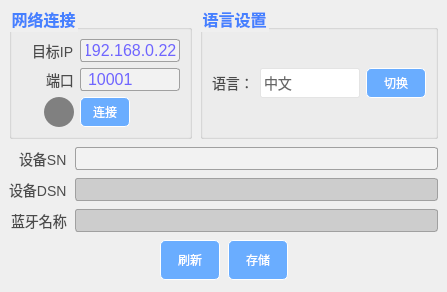
<?xml version="1.0" encoding="UTF-8"?>
<ui version="4.0">
 <class>MainWindow</class>
 <widget class="QMainWindow" name="MainWindow">
  <property name="geometry">
   <rect>
    <x>0</x>
    <y>0</y>
    <width>440</width>
    <height>292</height>
   </rect>
  </property>
  <property name="sizePolicy">
   <sizepolicy hsizetype="Preferred" vsizetype="Preferred">
    <horstretch>0</horstretch>
    <verstretch>0</verstretch>
   </sizepolicy>
  </property>
  <property name="windowTitle">
   <string>sn工具</string>
  </property>
  <property name="windowIcon">
   <iconset resource="src.qrc">
    <normaloff>:/Resource/icon/ic_main.png</normaloff>:/Resource/icon/ic_main.png</iconset>
  </property>
  <widget class="QWidget" name="centralwidget">
   <property name="styleSheet">
    <string notr="true">QLabel{
font-family: &quot;Microsoft YaHei&quot;;
font-size: 14px;
	
	color: rgb(75, 75, 75);

}
/*设置groudbox边框样式后，标题会下沉，已解决*/
QGroupBox
{
	border-color: rgb(73, 131, 255);
	color: rgb(69, 128, 255);
    font-size: 16px;
    font-weight: bold;
}

QPushButton{
	font: 75 10pt &quot;微软雅黑&quot;;
	padding:5px;
	color: rgb(255, 255, 255);
	background-color: rgb(106, 173, 255);
	border:1px outset rgb(255, 255, 255);
	border-radius:5px;
  	text-align: center center;
}
/*鼠标放在按钮上方*/
QPushButton:hover {
	background-color: rgb(66, 107, 255);
	border:2px outset rgba(36, 36, 36,0);
}

/*鼠标点击按钮*/
QPushButton:pressed {
	background-color: rgba(165, 205, 255,90%);
	border:4px outset rgba(36, 36, 36,0);
}
QToolButton{
	padding:5px;
	color: rgb(255, 255, 255);
	background-color: rgb(106, 173, 255);
	border:1px outset rgb(255, 255, 255);
	border-radius:5px;
  	text-align: center center;
}
/*鼠标放在按钮上方*/
QToolButton:hover {
	background-color: rgb(66, 107, 255);
	border:2px outset rgba(36, 36, 36,0);
}

/*鼠标点击按钮*/
QToolButton:pressed {
	background-color: rgba(165, 205, 255,90%);
	border:4px outset rgba(36, 36, 36,0);
}
QLineEdit {
	border: 1px solid #A0A0A0; /* 边框宽度为1px，颜色为#A0A0A0 */
	border-radius: 3px; /* 边框圆角 */
	padding-left: 5px; /* 文本距离左边界有5px */
	background-color: #F2F2F2; /* 背景颜色 */
	
	color: rgb(111, 101, 255);
	selection-background-color: #A0A0A0; /* 选中文本的背景颜色 */
	selection-color: #F2F2F2; /* 选中文本的颜色 */
	font-family: &quot;Microsoft YaHei&quot;; /* 文本字体族 */
	font-size: 12pt; /* 文本字体大小 */
}

QLineEdit:hover { /* 鼠标悬浮在QLineEdit时的状态 */
	border: 1px solid #298DFF;
	border-radius: 3px;
	background-color: #F2F2F2;
        color: #298DFF;
        selection-background-color: #298DFF;
	selection-color: #F2F2F2;
}

QLineEdit[echoMode=&quot;2&quot;] { /* QLineEdit有输入掩码时的状态 */
	lineedit-password-character: 9679;
	lineedit-password-mask-delay: 2000;
}

QLineEdit:disabled { /* QLineEdit在禁用时的状态 */
	border: 1px solid #CDCDCD;
	background-color: #CDCDCD;
	color: #B4B4B4;
}

QLineEdit:read-only { /* QLineEdit在只读时的状态 */
	background-color: #CDCDCD;
	color: rgb(255, 255, 255);
}
QComboBox{
  color:#666666;
  font-size:14px;
  padding: 1px 15px 1px 3px;
  border:1px solid rgba(228,228,228,1);
  border-radius:2px 2px 0px 0px;
}
QComboBox::drop-down {
      subcontrol-origin: padding;
      subcontrol-position: top right;
      width: 15px;
      border:none;
  }</string>
   </property>
   <layout class="QVBoxLayout" name="verticalLayout">
    <property name="spacing">
     <number>8</number>
    </property>
    <property name="topMargin">
     <number>5</number>
    </property>
    <property name="bottomMargin">
     <number>0</number>
    </property>
    <item>
     <layout class="QHBoxLayout" name="horizontalLayout">
      <property name="rightMargin">
       <number>0</number>
      </property>
      <item>
       <widget class="QGroupBox" name="groupBox_3">
        <property name="title">
         <string>网络连接</string>
        </property>
        <layout class="QVBoxLayout" name="verticalLayout_3">
         <property name="leftMargin">
          <number>20</number>
         </property>
         <item>
          <layout class="QFormLayout" name="formLayout_2">
           <property name="labelAlignment">
            <set>Qt::AlignRight|Qt::AlignTrailing|Qt::AlignVCenter</set>
           </property>
           <property name="formAlignment">
            <set>Qt::AlignLeading|Qt::AlignLeft|Qt::AlignTop</set>
           </property>
           <property name="leftMargin">
            <number>0</number>
           </property>
           <property name="rightMargin">
            <number>0</number>
           </property>
           <item row="0" column="0">
            <widget class="QLabel" name="label_3">
             <property name="text">
              <string>目标IP</string>
             </property>
            </widget>
           </item>
           <item row="0" column="1">
            <widget class="QLineEdit" name="lineEdit_targetIP">
             <property name="sizePolicy">
              <sizepolicy hsizetype="Expanding" vsizetype="Fixed">
               <horstretch>0</horstretch>
               <verstretch>0</verstretch>
              </sizepolicy>
             </property>
             <property name="minimumSize">
              <size>
               <width>100</width>
               <height>0</height>
              </size>
             </property>
             <property name="text">
              <string>192.168.0.22</string>
             </property>
            </widget>
           </item>
           <item row="1" column="0">
            <widget class="QLabel" name="label_4">
             <property name="text">
              <string>端口</string>
             </property>
            </widget>
           </item>
           <item row="1" column="1">
            <widget class="QLineEdit" name="lineEdit_targetPort">
             <property name="sizePolicy">
              <sizepolicy hsizetype="Expanding" vsizetype="Fixed">
               <horstretch>0</horstretch>
               <verstretch>0</verstretch>
              </sizepolicy>
             </property>
             <property name="minimumSize">
              <size>
               <width>60</width>
               <height>0</height>
              </size>
             </property>
             <property name="text">
              <string>10001</string>
             </property>
            </widget>
           </item>
           <item row="2" column="0">
            <widget class="QLabel" name="label_StatusLight">
             <property name="sizePolicy">
              <sizepolicy hsizetype="Minimum" vsizetype="Minimum">
               <horstretch>0</horstretch>
               <verstretch>0</verstretch>
              </sizepolicy>
             </property>
             <property name="minimumSize">
              <size>
               <width>30</width>
               <height>30</height>
              </size>
             </property>
             <property name="styleSheet">
              <string notr="true">min-width:30px; 
min-height:30px;
max-width:30px; 
max-height:30px;
border-radius:15px;  
background:grey;</string>
             </property>
             <property name="text">
              <string/>
             </property>
            </widget>
           </item>
           <item row="2" column="1">
            <widget class="QPushButton" name="pushButton_netConnect">
             <property name="sizePolicy">
              <sizepolicy hsizetype="Fixed" vsizetype="Fixed">
               <horstretch>0</horstretch>
               <verstretch>0</verstretch>
              </sizepolicy>
             </property>
             <property name="minimumSize">
              <size>
               <width>50</width>
               <height>30</height>
              </size>
             </property>
             <property name="text">
              <string>连接</string>
             </property>
            </widget>
           </item>
          </layout>
         </item>
        </layout>
       </widget>
      </item>
      <item>
       <widget class="QGroupBox" name="groupBox_2">
        <property name="title">
         <string>语言设置</string>
        </property>
        <layout class="QHBoxLayout" name="horizontalLayout_2">
         <item>
          <widget class="QLabel" name="label_2">
           <property name="font">
            <font>
             <family>Microsoft YaHei</family>
             <pointsize>-1</pointsize>
            </font>
           </property>
           <property name="text">
            <string>语言：</string>
           </property>
          </widget>
         </item>
         <item>
          <widget class="QComboBox" name="comboBox_selectLanguage">
           <property name="sizePolicy">
            <sizepolicy hsizetype="Minimum" vsizetype="Fixed">
             <horstretch>0</horstretch>
             <verstretch>0</verstretch>
            </sizepolicy>
           </property>
           <property name="minimumSize">
            <size>
             <width>100</width>
             <height>30</height>
            </size>
           </property>
           <item>
            <property name="text">
             <string>中文</string>
            </property>
           </item>
           <item>
            <property name="text">
             <string>英文</string>
            </property>
           </item>
          </widget>
         </item>
         <item>
          <widget class="QPushButton" name="switchLanguage">
           <property name="sizePolicy">
            <sizepolicy hsizetype="Minimum" vsizetype="Fixed">
             <horstretch>0</horstretch>
             <verstretch>0</verstretch>
            </sizepolicy>
           </property>
           <property name="minimumSize">
            <size>
             <width>60</width>
             <height>30</height>
            </size>
           </property>
           <property name="baseSize">
            <size>
             <width>0</width>
             <height>0</height>
            </size>
           </property>
           <property name="text">
            <string>切换</string>
           </property>
          </widget>
         </item>
        </layout>
       </widget>
      </item>
     </layout>
    </item>
    <item>
     <layout class="QFormLayout" name="formLayout">
      <property name="labelAlignment">
       <set>Qt::AlignRight|Qt::AlignTrailing|Qt::AlignVCenter</set>
      </property>
      <item row="0" column="0">
       <widget class="QLabel" name="label">
        <property name="text">
         <string>设备SN</string>
        </property>
       </widget>
      </item>
      <item row="0" column="1">
       <widget class="QLineEdit" name="lineEdit_deviceSN"/>
      </item>
      <item row="1" column="0">
       <widget class="QLabel" name="label_5">
        <property name="text">
         <string>设备DSN</string>
        </property>
       </widget>
      </item>
      <item row="1" column="1">
       <widget class="QLineEdit" name="lineEdit_deviceDSN">
        <property name="readOnly">
         <bool>true</bool>
        </property>
       </widget>
      </item>
      <item row="2" column="0">
       <widget class="QLabel" name="label_6">
        <property name="text">
         <string>蓝牙名称</string>
        </property>
       </widget>
      </item>
      <item row="2" column="1">
       <widget class="QLineEdit" name="lineEdit_buleToothName">
        <property name="readOnly">
         <bool>true</bool>
        </property>
       </widget>
      </item>
     </layout>
    </item>
    <item>
     <layout class="QHBoxLayout" name="horizontalLayout_3">
      <item>
       <spacer name="horizontalSpacer_3">
        <property name="orientation">
         <enum>Qt::Horizontal</enum>
        </property>
        <property name="sizeHint" stdset="0">
         <size>
          <width>40</width>
          <height>20</height>
         </size>
        </property>
       </spacer>
      </item>
      <item>
       <widget class="QPushButton" name="pushButton_update">
        <property name="minimumSize">
         <size>
          <width>60</width>
          <height>40</height>
         </size>
        </property>
        <property name="text">
         <string>刷新</string>
        </property>
       </widget>
      </item>
      <item>
       <widget class="QPushButton" name="pushButton_save">
        <property name="minimumSize">
         <size>
          <width>60</width>
          <height>40</height>
         </size>
        </property>
        <property name="text">
         <string>存储</string>
        </property>
       </widget>
      </item>
      <item>
       <spacer name="horizontalSpacer_4">
        <property name="orientation">
         <enum>Qt::Horizontal</enum>
        </property>
        <property name="sizeHint" stdset="0">
         <size>
          <width>40</width>
          <height>20</height>
         </size>
        </property>
       </spacer>
      </item>
     </layout>
    </item>
    <item>
     <spacer name="verticalSpacer">
      <property name="orientation">
       <enum>Qt::Vertical</enum>
      </property>
      <property name="sizeHint" stdset="0">
       <size>
        <width>20</width>
        <height>40</height>
       </size>
      </property>
     </spacer>
    </item>
   </layout>
  </widget>
 </widget>
 <resources>
  <include location="src.qrc"/>
 </resources>
 <connections/>
</ui>
